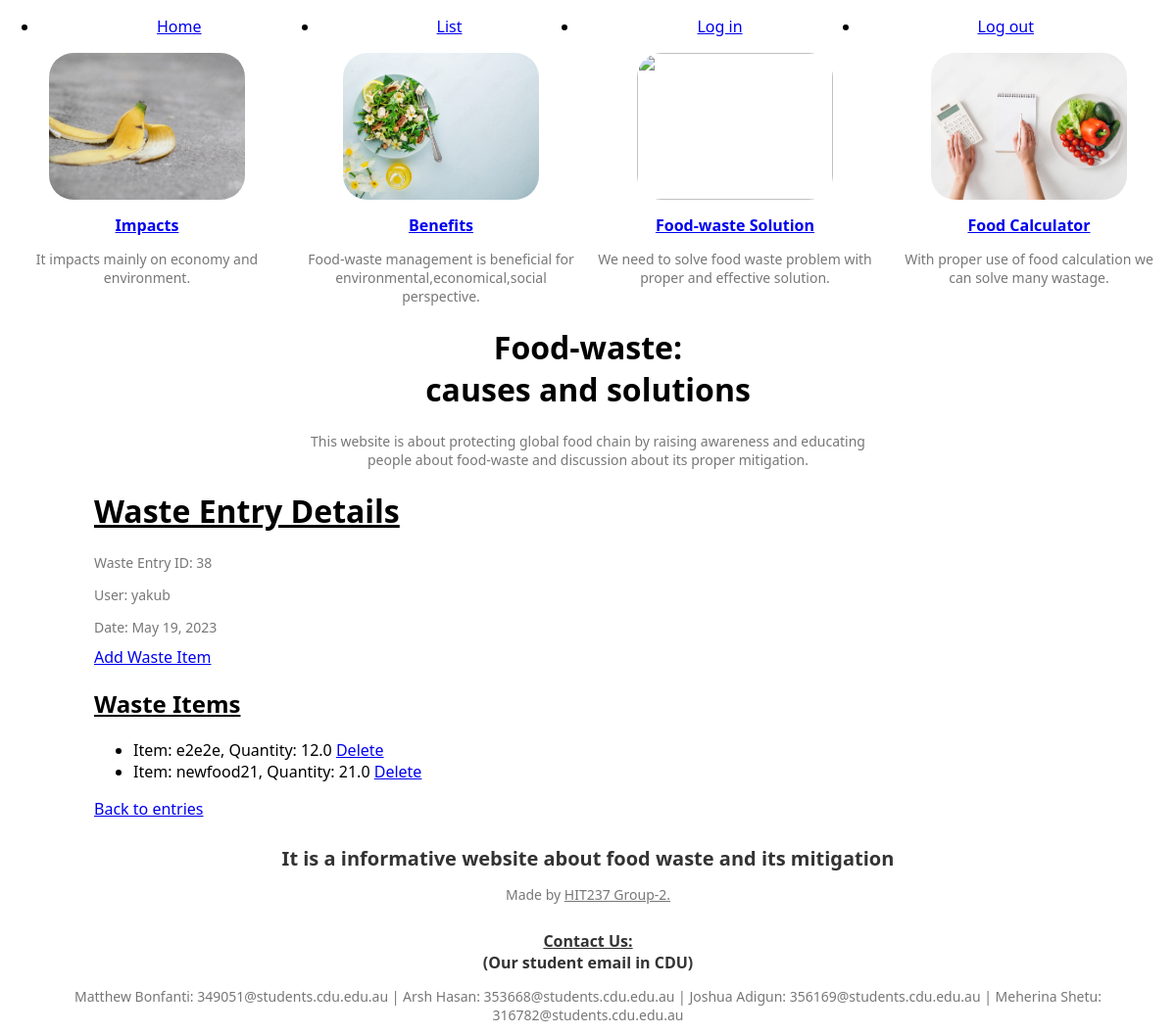
The page /audit/items/38/ on the database its author committed.
### audit/models.py (models this page shows, shortened)
class WasteEntries(models.Model):
    wasteEntryID = models.AutoField(primary_key=True)
    userID = models.ForeignKey(
        auth.User,
        on_delete=models.CASCADE,
        db_column='userID'
    )
    date = models.DateField()
    class Meta:
        verbose_name_plural = "Waste Entries"

class WasteItems(models.Model):
    wasteItemID = models.AutoField(primary_key=True)
    wasteEntryID = models.ForeignKey(WasteEntries, on_delete=models.CASCADE)
    itemDescription = models.CharField(max_length=64)
    quantity = models.FloatField(
        validators=[MinValueValidator(0)]
    )
    class Meta:
        verbose_name_plural = "Waste Items"

### audit/views.py (the view)
# urls.py: path('items/<int:waste_entry_id>/', views.waste_items, name='items'),
def waste_items(request, waste_entry_id):
    waste_entry = get_object_or_404(WasteEntries, pk=waste_entry_id)
    waste_items = WasteItems.objects.filter(wasteEntryID=waste_entry_id)
    return render(request, 'audit/waste_items.html', {'waste_entry': waste_entry, 'waste_items': waste_items})

### audit/templates/audit/waste_items.html (shortened to what this page needs)
{% extends 'users/__base.html' %}
{% block content %}
<h1><u>Waste Entry Details</u></h1>
<p>Waste Entry ID: {{ waste_entry.wasteEntryID }}</p>
<p>User: {{ waste_entry.userID.username }}</p>
<p>Date: {{ waste_entry.date }}</p>
<a href="{% url 'audit:create_item' waste_entry.wasteEntryID %}">Add Waste Item</a>
<h2><u>Waste Items</u></h2>
<ul>
    {% for item in waste_items %}
        <li> Item: {{ item.itemDescription }}, Quantity: {{ item.quantity }} <a href="{% url 'audit:delete_item' item.wasteItemID %}">Delete</a></li>
    {% empty %}
        <li>No waste items found.</li>
    {% endfor %}
</ul>
<a href="{% url 'audit:entries' %}">Back to entries</a>
{% endblock%}

### users/static/users/css/styles.css (style rules this page uses)
body { margin: 0; padding: 0; font-family: 'Segoe UI', Tahoma, Geneva, Verdana, sans-serif; }
body { margin: 0; padding: 0; text-align: center; }
p { color: #777; font-size: 14px; margin-bottom: 10px; }

### rows shown on the page
WasteEntries: wasteEntryID "38", userID.username "yakub", date "May 19, 2023"
WasteItems: itemDescription "e2e2e", quantity "12.0"
WasteItems: itemDescription "newfood21", quantity "21.0"
